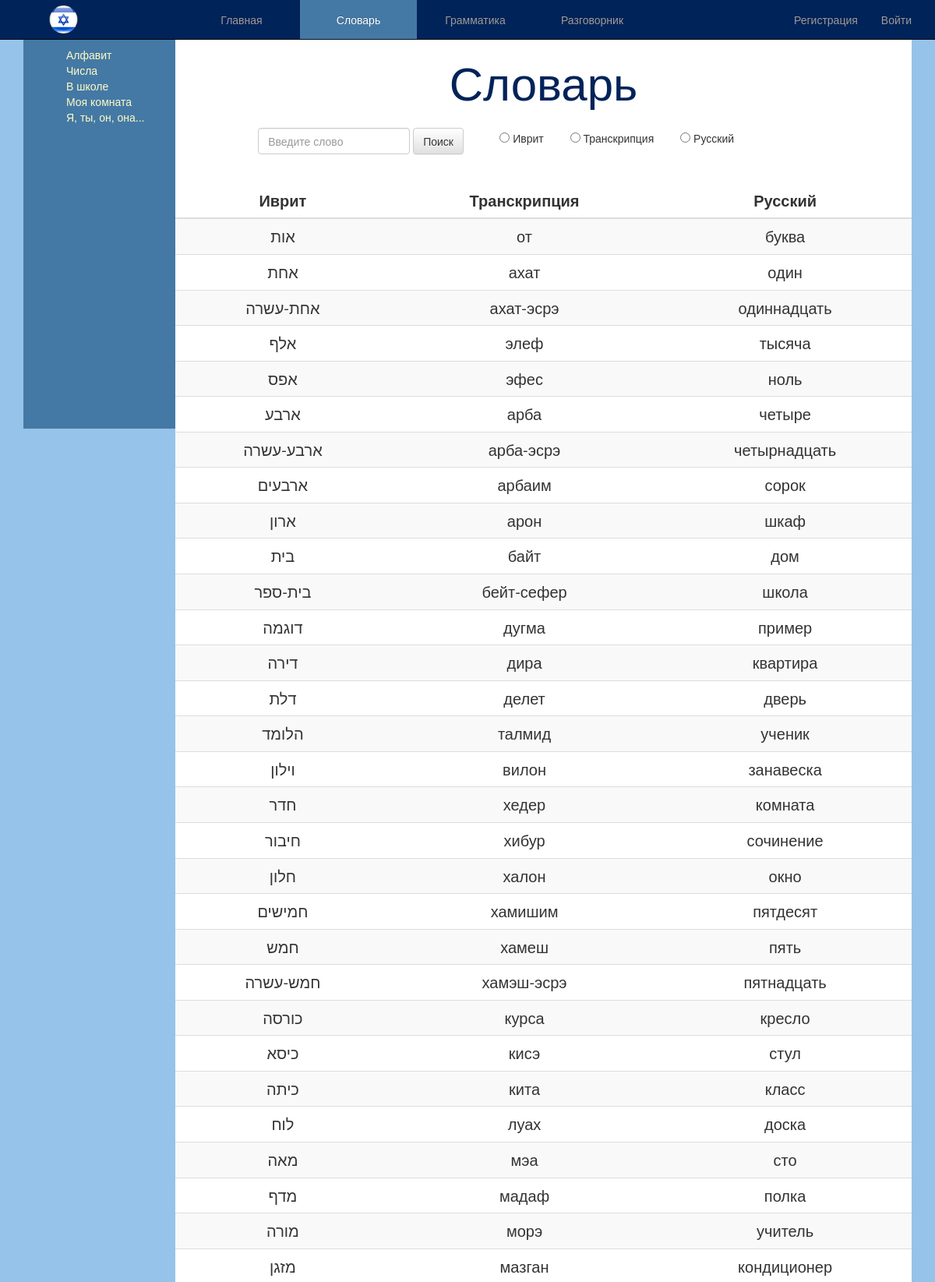
The page /dictionary (upper part) on the database its author committed.
### application.py (models this page shows, shortened)
class Dictionary(db.Model):
    __tablename__ = "dictionary"
    herbew = db.Column(db.Text, primary_key=True)
    transcription = db.Column(db.Text)
    russian = db.Column(db.Text)
    root = db.Column(db.Text)
    theme = db.Column(db.Text)
    img = db.Column(db.Text)

### application.py (the view, shortened to what this page needs)
@app.route("/dictionary", methods=["GET", "POST"])
def dictionary():
    dictionary=Dictionary.query.order_by(Dictionary.herbew)
    return render_template("dictionary.html", dictionary = dictionary)

### templates/dictionary.html (shortened to what this page needs)
{% extends "layout.html" %}
{% block body %}
<div class="row">
    <div class="col-xs-12">
        <h1 id="tytle" class="theme">Словарь</h1>
    </div>
</div>
<div class="row">
    <div class="col-xs-12">
        <form action="{{ url_for('dictionary') }}" class="navbar-form" method="post">
            <div class="col-md-offset-1 col-md-4">
                <div class="form-group">
                    <input autocomplete="off" autofocus class="form-control" name="word" placeholder="Введите слово" required type="text"/>
                 </div>
                <button class="btn btn-default" type="submit">Поиск</button>
            </div>
        <fieldset>
            <label class="checkbox-inline">
                <input type="radio" name="Lang_search" id="inlineCheckbox1" required value="herbew"> Иврит
            </label>
            <label class="checkbox-inline">
                <input type="radio" name="Lang_search" id="inlineCheckbox2" required value="transcription"> Транскрипция
            </label>
            <label class="checkbox-inline">
                <input type="radio" name="Lang_search" id="inlineCheckbox3" required value="russian"> Русский
            </label>
        </fieldset>
    </form>
    <br><br>
        <table class="table table-striped table_dictionary">
            <thead>
                <tr>
                    <th>Иврит</th>
                    <th>Транскрипция</th>
                    <th>Русский</th>
                </tr>
            </thead>
            <tbody>
                {% for line in dictionary %}
                    <tr>
                        <td>{{ line.herbew }}</td>
                        <td>{{ line.transcription }}</td>
                        <td>{{ line.russian }}</td>
                    </tr>
                {% endfor %}
            </tbody>
        </table>
     </div>
</div>
{% endblock %}

### static/css/style.css (style rules this page uses)
body { padding:50px 0px 0px 0px; background: #96c3ea; }
h1, h2, h3, h6 { text-align: center; color: #002359; }
h1, h2, h3, p { margin: 0 auto; padding: 10px; }
.theme { color: #002359; font-size: 60px; padding: 20px 0; text-align: center; }
.table_dictionary { text-align: center; font-size: 20px; }
.table_dictionary th { text-align: center; }

### rows shown on the page
Dictionary: herbew "אות", transcription "от", russian "буква"
Dictionary: herbew "אחת", transcription "ахат", russian "один"
Dictionary: herbew "אחת-עשרה", transcription "ахат-эсрэ", russian "одиннадцать"
Dictionary: herbew "אלף", transcription "элеф", russian "тысяча"
Dictionary: herbew "אפס", transcription "эфес", russian "ноль"
Dictionary: herbew "ארבע", transcription "арба", russian "четыре"
Dictionary: herbew "ארבע-עשרה", transcription "арба-эсрэ", russian "четырнадцать"
Dictionary: herbew "ארבעים", transcription "арбаим", russian "сорок"
Dictionary: herbew "ארון", transcription "арон", russian "шкаф"
Dictionary: herbew "בית", transcription "байт", russian "дом"
Dictionary: herbew "בית-ספר", transcription "бейт-сефер", russian "школа"
Dictionary: herbew "דוגמה", transcription "дугма", russian "пример"
Dictionary: herbew "דירה", transcription "дира", russian "квартира"
Dictionary: herbew "דלת", transcription "делет", russian "дверь"
Dictionary: herbew "הלומד", transcription "талмид", russian "ученик"
Dictionary: herbew "וילון", transcription "вилон", russian "занавеска"
Dictionary: herbew "חדר", transcription "хедер", russian "комната"
Dictionary: herbew "חיבור", transcription "хибур", russian "сочинение"
Dictionary: herbew "חלון", transcription "халон", russian "окно"
Dictionary: herbew "חמישים", transcription "хамишим", russian "пятдесят"
Dictionary: herbew "חמש", transcription "хамеш", russian "пять"
Dictionary: herbew "חמש-עשרה", transcription "хамэш-эсрэ", russian "пятнадцать"
Dictionary: herbew "כורסה", transcription "курса", russian "кресло"
Dictionary: herbew "כיסא", transcription "кисэ", russian "стул"
Dictionary: herbew "כיתה", transcription "кита", russian "класс"
Dictionary: herbew "לוח", transcription "луах", russian "доска"
Dictionary: herbew "מאה", transcription "мэа", russian "сто"
Dictionary: herbew "מדף", transcription "мадаф", russian "полка"
Dictionary: herbew "מורה", transcription "морэ", russian "учитель"
Dictionary: herbew "מזגן", transcription "мазган", russian "кондиционер"
